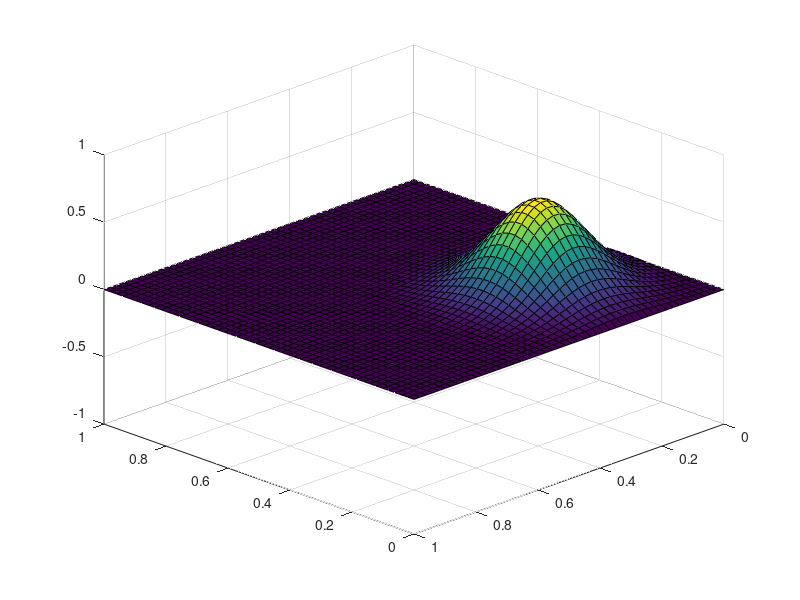

The MATLAB script that drew this image:
clear all;

%This script attemts to find the solution of the transport equation in two
%dimensions with part 4 initial conditions.
mu = 0.1;
%mu = dx/dt;

tend = 0.2;
J = 50;

%x in [0,1].
dx = 1/J;
%y in [0,1];
dy = 1/J;
% mu = dt/dx^2;
dt = mu*dx;

steps = ceil(tend/dt)

[x,y] = meshgrid(linspace(0,1,J));

%the boundary conditions are zero (of homogeneous diriclet type).
%the initial solution is u0(x,y) = sin(pi x) sin(pi y).
U = 15*(x - x.^2).*(y-y.^2).*exp(-50 .*((x - 0.5).^2 + (y - 0.5).^2 ));
U1 = zeros(J);
U2 = zeros(J);

for t = 1:(tend/dt)
    U1 = zeros(J);
    U2 = zeros(J);
    elements = 2:J-1;  
    for i = 1:1:J
        %compute the columns where x is const.
        U1(elements,i) = mu*U(elements+1,i); 
        %compute the columns where y is const.
        U2(i,elements) = mu*U(i,elements+1);
    end
    Unew = (1 - 2*mu) .* U + U1 + U2;
    U = Unew;
    surf(x,y,U);
    %axis([0 1 0 1 -1 1]);
    %view(180+45,30)
    %M(t)= getframe;
end

surf(x,y,U);
axis([0 1 0 1 -1 1]);
view(180+45,30)
    
%movie(M);
%movie2avi(M,'transport2.avi','quality',100)
